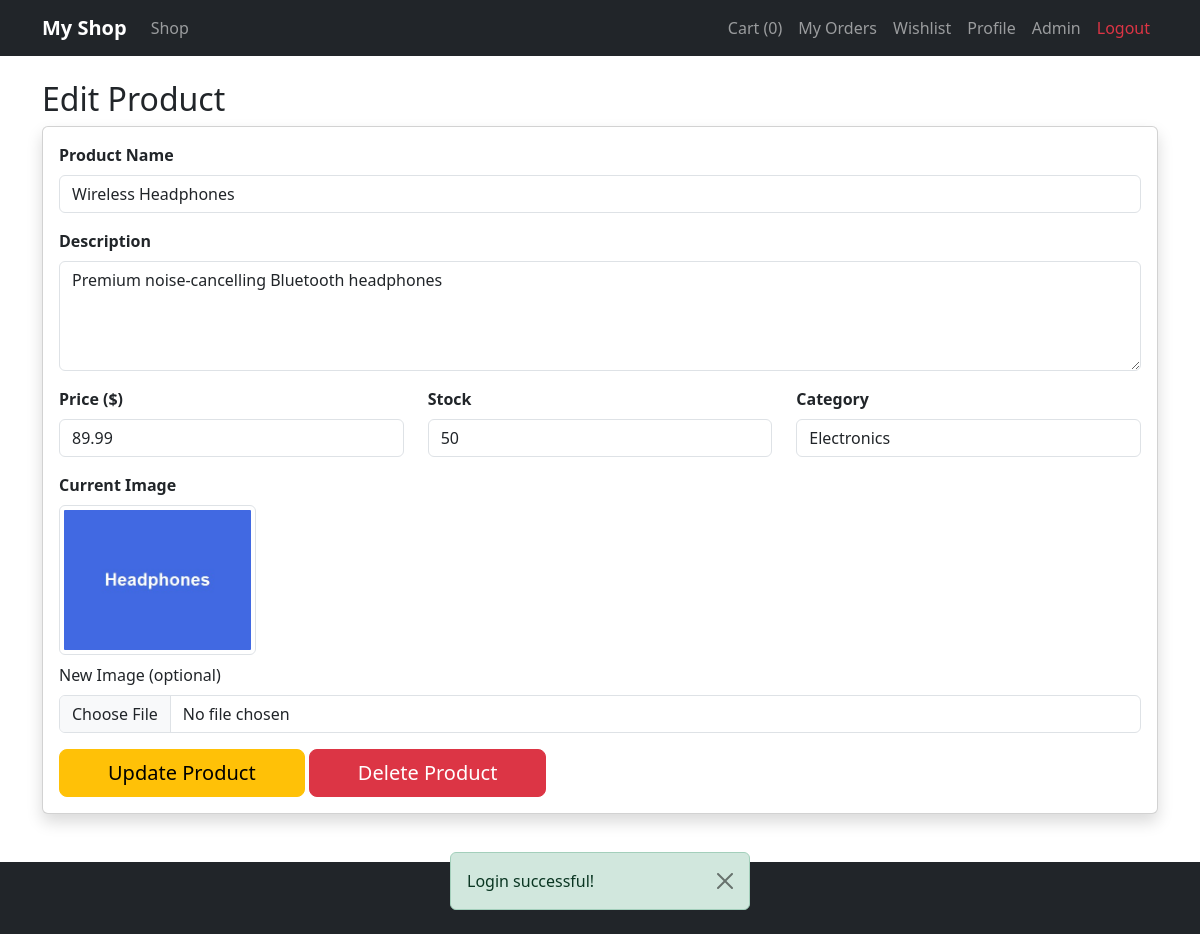
The app's page /PHP01/Projects/Project_2_Ecommerce_Website/demo1/index.php?controller=admin&action=editProduct&id=21 (signed in) with its own data.
### tables this page shows
CREATE TABLE `products` (
  `id` int(11) NOT NULL,
  `name` varchar(255) NOT NULL,
  `description` text DEFAULT NULL,
  `price` decimal(10,2) NOT NULL,
  `stock` int(11) NOT NULL DEFAULT 0,
  `category_id` int(11) DEFAULT NULL,
  `image` varchar(255) DEFAULT NULL,
  `featured` tinyint(1) DEFAULT 0,
  `created_at` timestamp NOT NULL DEFAULT current_timestamp()
);

CREATE TABLE `categories` (
  `id` int(11) NOT NULL,
  `name` varchar(100) NOT NULL,
  `slug` varchar(100) NOT NULL
);

### controllers/AdminController.php (called while the page is built, shortened)
<?php
class AdminController {
    public function editProduct() {
        global $pdo;
        $id = (int)($_GET["id"] ?? 0);
        $productModel = new Product();
        $product = $productModel->getById($id);
        $categories = $pdo->query("SELECT * FROM categories")->fetchAll();
        require "views/admin/edit_product.php";
    }
}
?>

### models/Product.php (called while the page is built, shortened)
<?php
class Product {
    private $pdo;
    public function __construct() { global $pdo; $this->pdo = $pdo; }
    public function getById($id) {
        $stmt = $this->pdo->prepare("SELECT p.*, c.name as category_name FROM products p
                                     LEFT JOIN categories c ON p.category_id = c.id WHERE p.id = ?");
        $stmt->execute([$id]);
        return $stmt->fetch();
    }
}
?>

### views/admin/edit_product.php (the view, shortened to what this page needs)
<?php require "views/layouts/header.php"; ?>
<h2>Edit Product</h2>
<div class="card shadow">
    <div class="card-body">
        <form method="POST" enctype="multipart/form-data">
            <div class="mb-3">
                <label class="form-label fw-bold">Product Name</label>
                <input type="text" name="name" class="form-control"
                       value="<?php echo htmlspecialchars($product['name'] ?? ''); ?>" required>
            </div>
            <div class="mb-3">
                <label class="form-label fw-bold">Description</label>
                <textarea name="description" class="form-control" rows="4" required>
<?php echo htmlspecialchars($product['description'] ?? ''); ?>
                </textarea>
            </div>
            <div class="row">
                <div class="col-md-4">
                    <label class="form-label fw-bold">Price ($)</label>
                    <input type="number" step="0.01" name="price" class="form-control"
                           value="<?php echo $product['price'] ?? ''; ?>" required>
                </div>
                <div class="col-md-4">
                    <label class="form-label fw-bold">Stock</label>
                    <input type="number" name="stock" class="form-control"
                           value="<?php echo $product['stock'] ?? ''; ?>" required>
                </div>
                <div class="col-md-4">
                    <label class="form-label fw-bold">Category</label>
                    <select name="category_id" class="form-control">
                        <?php
                        global $pdo;
                        $cats = $pdo->query("SELECT * FROM categories")->fetchAll();
                        foreach ($cats as $cat): ?>
                        <option value="<?php echo $cat['id']; ?>"
                                <?php echo ($cat['id'] == $product['category_id']) ? 'selected' : ''; ?>>
                            <?php echo htmlspecialchars($cat['name']); ?>
                        </option>
                        <?php endforeach; ?>
                    </select>
                </div>
            </div>
            <div class="mb-3 mt-3">
                <label class="form-label fw-bold">Current Image</label><br>
                <?php if ($product['image']): ?>
                    <img src="<?php echo BASE_URL; ?>public/uploads/products/<?php echo $product['image']; ?>"
                         style="max-height:150px;" class="img-thumbnail"><br>
                <?php endif; ?>
                <label class="form-label mt-2">New Image (optional)</label>
                <input type="file" name="image" class="form-control">
            </div>
            <button type="submit" class="btn btn-warning btn-lg px-5">Update Product</button>
            <a href="<?php echo BASE_URL; ?>index.php?controller=admin&action=deleteProduct&id=<?php echo $product['id']; ?>"
               class="btn btn-danger btn-lg px-5"
               onclick="return confirm('Delete this product permanently?');">Delete Product</a>
        </form>
    </div>
</div>
<?php require "views/layouts/footer.php"; ?>

### records on screen
products: name "Wireless Headphones", description "Premium noise-cancelling Bluetooth headphones", price "89.99", stock "50", category_id "Electronics", image (picture)

### other values on screen
count(getCart()) "0"
$_SESSION["success"] "Login successful!"
